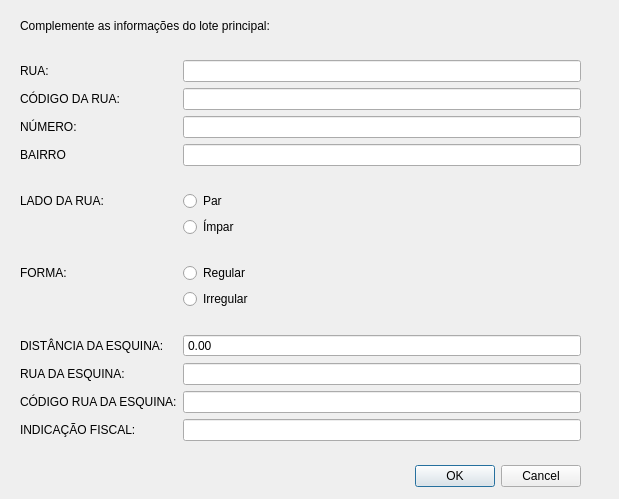
<?xml version="1.0" encoding="UTF-8"?>
<ui version="4.0">
 <class>Dialog</class>
 <widget class="QDialog" name="Dialog">
  <property name="geometry">
   <rect>
    <x>0</x>
    <y>0</y>
    <width>619</width>
    <height>499</height>
   </rect>
  </property>
  <property name="windowTitle">
   <string>Dialog</string>
  </property>
  <widget class="QDialogButtonBox" name="buttonBox">
   <property name="geometry">
    <rect>
     <x>20</x>
     <y>460</y>
     <width>561</width>
     <height>32</height>
    </rect>
   </property>
   <property name="orientation">
    <enum>Qt::Horizontal</enum>
   </property>
   <property name="standardButtons">
    <set>QDialogButtonBox::Cancel|QDialogButtonBox::Ok</set>
   </property>
   <property name="centerButtons">
    <bool>false</bool>
   </property>
  </widget>
  <widget class="QLabel" name="main_label">
   <property name="geometry">
    <rect>
     <x>20</x>
     <y>15</y>
     <width>351</width>
     <height>21</height>
    </rect>
   </property>
   <property name="text">
    <string>Complemente as informações do lote principal:</string>
   </property>
  </widget>
  <widget class="QWidget" name="formLayoutWidget">
   <property name="geometry">
    <rect>
     <x>20</x>
     <y>60</y>
     <width>561</width>
     <height>381</height>
    </rect>
   </property>
   <layout class="QFormLayout" name="formLayout">
    <property name="labelAlignment">
     <set>Qt::AlignLeading|Qt::AlignLeft|Qt::AlignVCenter</set>
    </property>
    <item row="0" column="0">
     <widget class="QLabel" name="label_3">
      <property name="text">
       <string>RUA:</string>
      </property>
     </widget>
    </item>
    <item row="0" column="1">
     <widget class="QLineEdit" name="main_street_name_lineEdit"/>
    </item>
    <item row="1" column="0">
     <widget class="QLabel" name="label_4">
      <property name="text">
       <string>CÓDIGO DA RUA:</string>
      </property>
     </widget>
    </item>
    <item row="1" column="1">
     <widget class="QLineEdit" name="main_street_code_lineEdit"/>
    </item>
    <item row="2" column="0">
     <widget class="QLabel" name="label_5">
      <property name="text">
       <string>NÚMERO:</string>
      </property>
     </widget>
    </item>
    <item row="2" column="1">
     <widget class="QLineEdit" name="number_lineEdit"/>
    </item>
    <item row="4" column="0" colspan="2">
     <spacer name="verticalSpacer">
      <property name="orientation">
       <enum>Qt::Vertical</enum>
      </property>
      <property name="sizeHint" stdset="0">
       <size>
        <width>20</width>
        <height>40</height>
       </size>
      </property>
     </spacer>
    </item>
    <item row="5" column="0">
     <widget class="QLabel" name="label_2">
      <property name="text">
       <string>LADO DA RUA:</string>
      </property>
     </widget>
    </item>
    <item row="5" column="1">
     <widget class="QRadioButton" name="even_numbered_side_radioButton">
      <property name="text">
       <string>Par</string>
      </property>
     </widget>
    </item>
    <item row="6" column="1">
     <widget class="QRadioButton" name="odd_numbered_side_radioButton">
      <property name="text">
       <string>Ímpar</string>
      </property>
     </widget>
    </item>
    <item row="8" column="0">
     <widget class="QLabel" name="label_6">
      <property name="text">
       <string>FORMA:</string>
      </property>
     </widget>
    </item>
    <item row="8" column="1">
     <widget class="QRadioButton" name="regular_shape_radioButton">
      <property name="text">
       <string>Regular</string>
      </property>
     </widget>
    </item>
    <item row="9" column="1">
     <widget class="QRadioButton" name="irregular_shape_radioButton">
      <property name="text">
       <string>Irregular</string>
      </property>
     </widget>
    </item>
    <item row="12" column="0">
     <widget class="QLabel" name="label_7">
      <property name="text">
       <string>DISTÂNCIA DA ESQUINA:</string>
      </property>
     </widget>
    </item>
    <item row="13" column="0">
     <widget class="QLabel" name="label_8">
      <property name="text">
       <string>RUA DA ESQUINA:</string>
      </property>
     </widget>
    </item>
    <item row="13" column="1">
     <widget class="QLineEdit" name="cross_street_name_lineEdit"/>
    </item>
    <item row="14" column="0">
     <widget class="QLabel" name="label_9">
      <property name="text">
       <string>CÓDIGO RUA DA ESQUINA:</string>
      </property>
     </widget>
    </item>
    <item row="14" column="1">
     <widget class="QLineEdit" name="cross_street_code_lineEdit">
      <property name="clearButtonEnabled">
       <bool>false</bool>
      </property>
     </widget>
    </item>
    <item row="15" column="0">
     <widget class="QLabel" name="label_10">
      <property name="text">
       <string>INDICAÇÃO FISCAL:</string>
      </property>
     </widget>
    </item>
    <item row="15" column="1">
     <widget class="QLineEdit" name="property_identifier_lineEdit"/>
    </item>
    <item row="7" column="0" colspan="2">
     <spacer name="verticalSpacer_2">
      <property name="orientation">
       <enum>Qt::Vertical</enum>
      </property>
      <property name="sizeHint" stdset="0">
       <size>
        <width>20</width>
        <height>40</height>
       </size>
      </property>
     </spacer>
    </item>
    <item row="10" column="0" colspan="2">
     <spacer name="verticalSpacer_3">
      <property name="orientation">
       <enum>Qt::Vertical</enum>
      </property>
      <property name="sizeHint" stdset="0">
       <size>
        <width>20</width>
        <height>40</height>
       </size>
      </property>
     </spacer>
    </item>
    <item row="3" column="1">
     <widget class="QLineEdit" name="district_lineEdit"/>
    </item>
    <item row="3" column="0">
     <widget class="QLabel" name="label">
      <property name="text">
       <string>BAIRRO</string>
      </property>
     </widget>
    </item>
    <item row="12" column="1">
     <widget class="QDoubleSpinBox" name="distance_to_corner_SpinBox">
      <property name="toolTip">
       <string/>
      </property>
      <property name="toolTipDuration">
       <number>0</number>
      </property>
      <property name="whatsThis">
       <string>Escolha 0,00 se o lote estiver na esquina</string>
      </property>
      <property name="wrapping">
       <bool>false</bool>
      </property>
      <property name="frame">
       <bool>true</bool>
      </property>
      <property name="buttonSymbols">
       <enum>QAbstractSpinBox::NoButtons</enum>
      </property>
      <property name="correctionMode">
       <enum>QAbstractSpinBox::CorrectToNearestValue</enum>
      </property>
      <property name="decimals">
       <number>2</number>
      </property>
      <property name="minimum">
       <double>0.000000000000000</double>
      </property>
      <property name="maximum">
       <double>10000.000000000000000</double>
      </property>
     </widget>
    </item>
   </layout>
  </widget>
 </widget>
 <tabstops>
  <tabstop>main_street_name_lineEdit</tabstop>
  <tabstop>main_street_code_lineEdit</tabstop>
  <tabstop>number_lineEdit</tabstop>
  <tabstop>district_lineEdit</tabstop>
  <tabstop>even_numbered_side_radioButton</tabstop>
  <tabstop>odd_numbered_side_radioButton</tabstop>
  <tabstop>regular_shape_radioButton</tabstop>
  <tabstop>irregular_shape_radioButton</tabstop>
  <tabstop>distance_to_corner_SpinBox</tabstop>
  <tabstop>cross_street_name_lineEdit</tabstop>
  <tabstop>cross_street_code_lineEdit</tabstop>
  <tabstop>property_identifier_lineEdit</tabstop>
 </tabstops>
 <resources/>
 <connections>
  <connection>
   <sender>buttonBox</sender>
   <signal>accepted()</signal>
   <receiver>Dialog</receiver>
   <slot>accept()</slot>
   <hints>
    <hint type="sourcelabel">
     <x>248</x>
     <y>254</y>
    </hint>
    <hint type="destinationlabel">
     <x>157</x>
     <y>274</y>
    </hint>
   </hints>
  </connection>
  <connection>
   <sender>buttonBox</sender>
   <signal>rejected()</signal>
   <receiver>Dialog</receiver>
   <slot>reject()</slot>
   <hints>
    <hint type="sourcelabel">
     <x>316</x>
     <y>260</y>
    </hint>
    <hint type="destinationlabel">
     <x>286</x>
     <y>274</y>
    </hint>
   </hints>
  </connection>
 </connections>
</ui>
